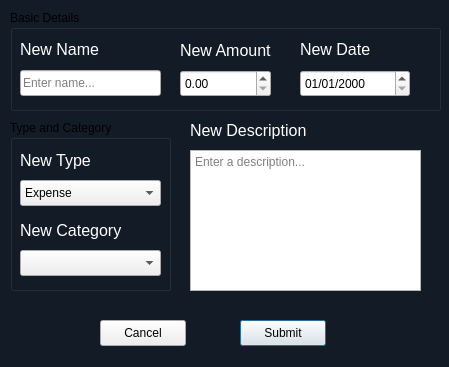
<?xml version="1.0" encoding="UTF-8"?>
<ui version="4.0">
 <class>Dialog</class>
 <widget class="QDialog" name="Dialog">
  <property name="geometry">
   <rect>
    <x>0</x>
    <y>0</y>
    <width>449</width>
    <height>367</height>
   </rect>
  </property>
  <property name="windowTitle">
   <string>Update Transaction</string>
  </property>
  <property name="styleSheet">
   <string notr="true">QDialog {
background-color: rgb(19, 27, 38);
}</string>
  </property>
  <widget class="QLabel" name="updateDescLabel">
   <property name="geometry">
    <rect>
     <x>190</x>
     <y>120</y>
     <width>151</width>
     <height>21</height>
    </rect>
   </property>
   <property name="text">
    <string>&lt;html&gt;&lt;head/&gt;&lt;body&gt;&lt;p&gt;&lt;span style=&quot; font-size:12pt; color:#ffffff;&quot;&gt;New Description&lt;/span&gt;&lt;/p&gt;&lt;/body&gt;&lt;/html&gt;</string>
   </property>
  </widget>
  <widget class="QTextEdit" name="updateDescInput">
   <property name="geometry">
    <rect>
     <x>190</x>
     <y>150</y>
     <width>231</width>
     <height>141</height>
    </rect>
   </property>
   <property name="placeholderText">
    <string>Enter a description...</string>
   </property>
  </widget>
  <widget class="QPushButton" name="updateSubmitButton">
   <property name="geometry">
    <rect>
     <x>240</x>
     <y>320</y>
     <width>86</width>
     <height>26</height>
    </rect>
   </property>
   <property name="text">
    <string>Submit</string>
   </property>
  </widget>
  <widget class="QPushButton" name="updateCancelButton">
   <property name="geometry">
    <rect>
     <x>100</x>
     <y>320</y>
     <width>86</width>
     <height>26</height>
    </rect>
   </property>
   <property name="text">
    <string>Cancel</string>
   </property>
  </widget>
  <widget class="QGroupBox" name="basicDetails">
   <property name="geometry">
    <rect>
     <x>10</x>
     <y>10</y>
     <width>431</width>
     <height>101</height>
    </rect>
   </property>
   <property name="title">
    <string>Basic Details</string>
   </property>
   <widget class="QLabel" name="updateNameLabel">
    <property name="geometry">
     <rect>
      <x>10</x>
      <y>30</y>
      <width>81</width>
      <height>18</height>
     </rect>
    </property>
    <property name="text">
     <string>&lt;html&gt;&lt;head/&gt;&lt;body&gt;&lt;p&gt;&lt;span style=&quot; font-size:12pt; color:#ffffff;&quot;&gt;New Name&lt;/span&gt;&lt;/p&gt;&lt;/body&gt;&lt;/html&gt;</string>
    </property>
   </widget>
   <widget class="QLineEdit" name="updateNameInput">
    <property name="geometry">
     <rect>
      <x>10</x>
      <y>60</y>
      <width>141</width>
      <height>26</height>
     </rect>
    </property>
    <property name="placeholderText">
     <string>Enter name...</string>
    </property>
   </widget>
   <widget class="QLabel" name="updateAmountLabel">
    <property name="geometry">
     <rect>
      <x>170</x>
      <y>30</y>
      <width>101</width>
      <height>21</height>
     </rect>
    </property>
    <property name="text">
     <string>&lt;html&gt;&lt;head/&gt;&lt;body&gt;&lt;p&gt;&lt;span style=&quot; font-size:12pt; color:#ffffff;&quot;&gt;New Amount&lt;/span&gt;&lt;/p&gt;&lt;/body&gt;&lt;/html&gt;</string>
    </property>
   </widget>
   <widget class="QDoubleSpinBox" name="updateAmountInput">
    <property name="geometry">
     <rect>
      <x>170</x>
      <y>60</y>
      <width>91</width>
      <height>27</height>
     </rect>
    </property>
    <property name="maximum">
     <double>100000.000000000000000</double>
    </property>
   </widget>
   <widget class="QLabel" name="updateDateLabel">
    <property name="geometry">
     <rect>
      <x>290</x>
      <y>30</y>
      <width>81</width>
      <height>18</height>
     </rect>
    </property>
    <property name="text">
     <string>&lt;html&gt;&lt;head/&gt;&lt;body&gt;&lt;p&gt;&lt;span style=&quot; font-size:12pt; color:#ffffff;&quot;&gt;New Date&lt;/span&gt;&lt;/p&gt;&lt;/body&gt;&lt;/html&gt;</string>
    </property>
   </widget>
   <widget class="QDateEdit" name="updateDateInput">
    <property name="geometry">
     <rect>
      <x>290</x>
      <y>60</y>
      <width>110</width>
      <height>27</height>
     </rect>
    </property>
    <property name="displayFormat">
     <string>dd/MM/yyyy</string>
    </property>
   </widget>
  </widget>
  <widget class="QGroupBox" name="dropDowns">
   <property name="geometry">
    <rect>
     <x>10</x>
     <y>120</y>
     <width>161</width>
     <height>171</height>
    </rect>
   </property>
   <property name="title">
    <string>Type and Category</string>
   </property>
   <widget class="QComboBox" name="updateCategoryInput">
    <property name="geometry">
     <rect>
      <x>10</x>
      <y>130</y>
      <width>141</width>
      <height>26</height>
     </rect>
    </property>
   </widget>
   <widget class="QComboBox" name="updateTypeInput">
    <property name="geometry">
     <rect>
      <x>10</x>
      <y>60</y>
      <width>141</width>
      <height>26</height>
     </rect>
    </property>
    <item>
     <property name="text">
      <string>Expense</string>
     </property>
    </item>
    <item>
     <property name="text">
      <string>Income</string>
     </property>
    </item>
   </widget>
   <widget class="QLabel" name="updateCaregoryLabel">
    <property name="geometry">
     <rect>
      <x>10</x>
      <y>100</y>
      <width>121</width>
      <height>21</height>
     </rect>
    </property>
    <property name="text">
     <string>&lt;html&gt;&lt;head/&gt;&lt;body&gt;&lt;p&gt;&lt;span style=&quot; font-size:12pt; color:#ffffff;&quot;&gt;New Category&lt;/span&gt;&lt;/p&gt;&lt;/body&gt;&lt;/html&gt;</string>
    </property>
   </widget>
   <widget class="QLabel" name="updateTypeLabel">
    <property name="geometry">
     <rect>
      <x>10</x>
      <y>30</y>
      <width>91</width>
      <height>21</height>
     </rect>
    </property>
    <property name="text">
     <string>&lt;html&gt;&lt;head/&gt;&lt;body&gt;&lt;p&gt;&lt;span style=&quot; font-size:12pt; color:#ffffff;&quot;&gt;New Type&lt;/span&gt;&lt;/p&gt;&lt;/body&gt;&lt;/html&gt;</string>
    </property>
   </widget>
  </widget>
  <zorder>dropDowns</zorder>
  <zorder>basicDetails</zorder>
  <zorder>updateDescLabel</zorder>
  <zorder>updateDescInput</zorder>
  <zorder>updateSubmitButton</zorder>
  <zorder>updateCancelButton</zorder>
 </widget>
 <resources/>
 <connections/>
</ui>
